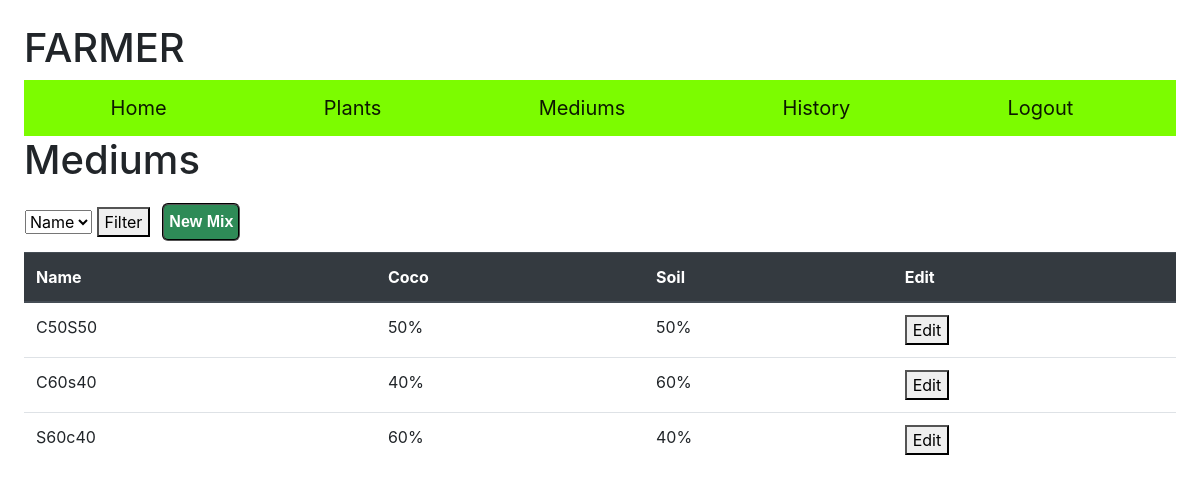
Page /medium (signed in) on the earlier database version.
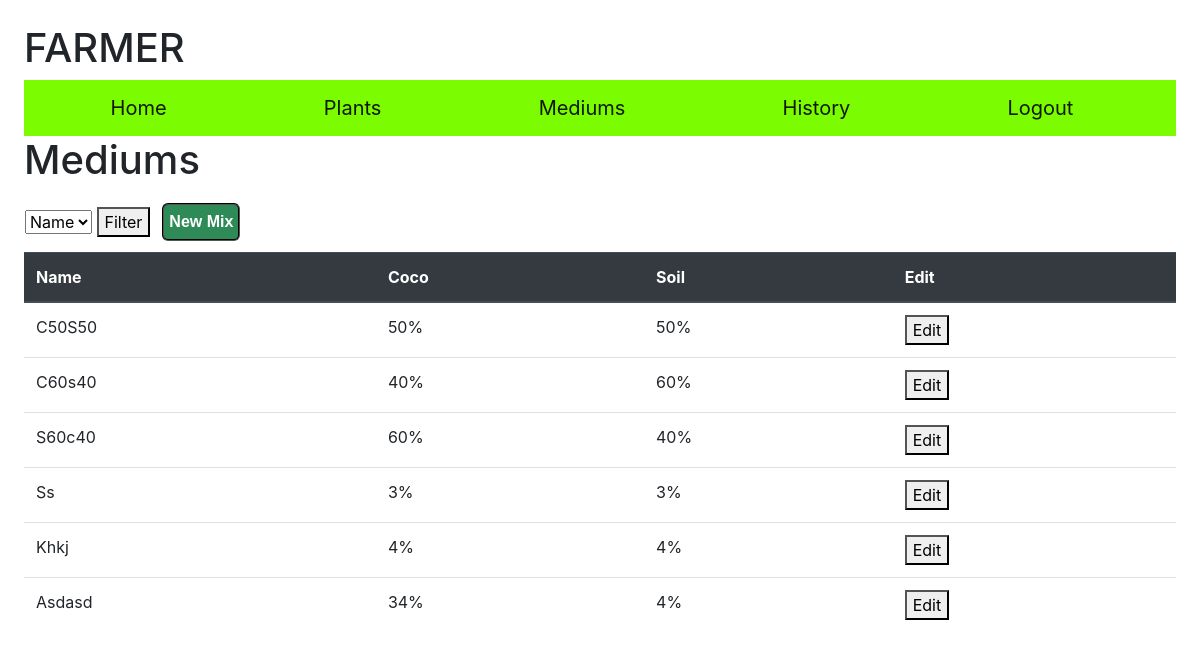
Same page on the later database version.
### farmer/models.py (models this page shows, shortened)
class Medium(models.Model):
    name = models.CharField(max_length=255)
    soil = models.IntegerField()
    coco = models.IntegerField()

### farmer/views.py (the view, shortened to what this page needs)
# urls.py: path("medium", views.medium, name="medium"),
@login_required
def medium(request):
    mediumlist = Medium.objects.all()
    return render(request, "farmer/medium.html", {"form": Newmedium(), "data": mediumlist})

### farmer/forms.py
class Newmedium(forms.Form):
    name =  forms.CharField(widget=forms.TextInput(attrs={'class':'toset', 'placeholder':'Medium name'}),label=(''))
    soil = forms.IntegerField(widget=forms.NumberInput(attrs={'class':'toset', 'placeholder':'Soil percentage'}),label=(''))
    coco = forms.IntegerField(widget=forms.NumberInput(attrs={'class':'toset', 'placeholder':'coco percentage'}),label=(''))

### farmer/templates/farmer/medium.html (shortened to what this page needs)
{% extends "farmer/layout.html" %}
{% block body %}
<h1>Mediums</h1>
<table class="filter">
    <tr>
        <td>
            <form action="/filter" method="POST">
                <select name="filter">
                <option value="name">Name</option>
                </select>
                <button type="submit">Filter</button>
            </form>
        </td>
        <td>
            <button id="myBtn" class="subbtn">New Mix</button>
        </td>
    </tr>
</table>
<table class="table" id="mediumtable">
    <thead class="thead-dark">
        <tr>
            <th scope="col">Name</th>
            <th scope="col">Coco</th>
            <th scope="col">Soil</th>
            <th scope="col">Edit</th>
        </tr>
    </thead>
    <tbody>
        {% for i in data %}
        <tr>
            <td class="name" style = "text-transform:capitalize;">{{i.name}}</td>
            <td class="soil" value="{{i.soil}}">{{i.soil}}%</td>
            <td class="coco" value="{{i.coco}}">{{i.coco}}%</td>
            <td>
                <button class="editmedium" value="{{i.id}}">Edit</button>
            </td>
        </tr>
        {% endfor %}
    </tbody>
</table>
{% endblock %}

Differences in the rows shown:
added Medium: name "Ss", soil "3", coco "3", {{ i.id }} 4 (drawn)
added Medium: name "Khkj", soil "4", coco "4", {{ i.id }} 5 (drawn)
added Medium: name "Asdasd", soil "34", coco "4", {{ i.id }} 6 (drawn)
